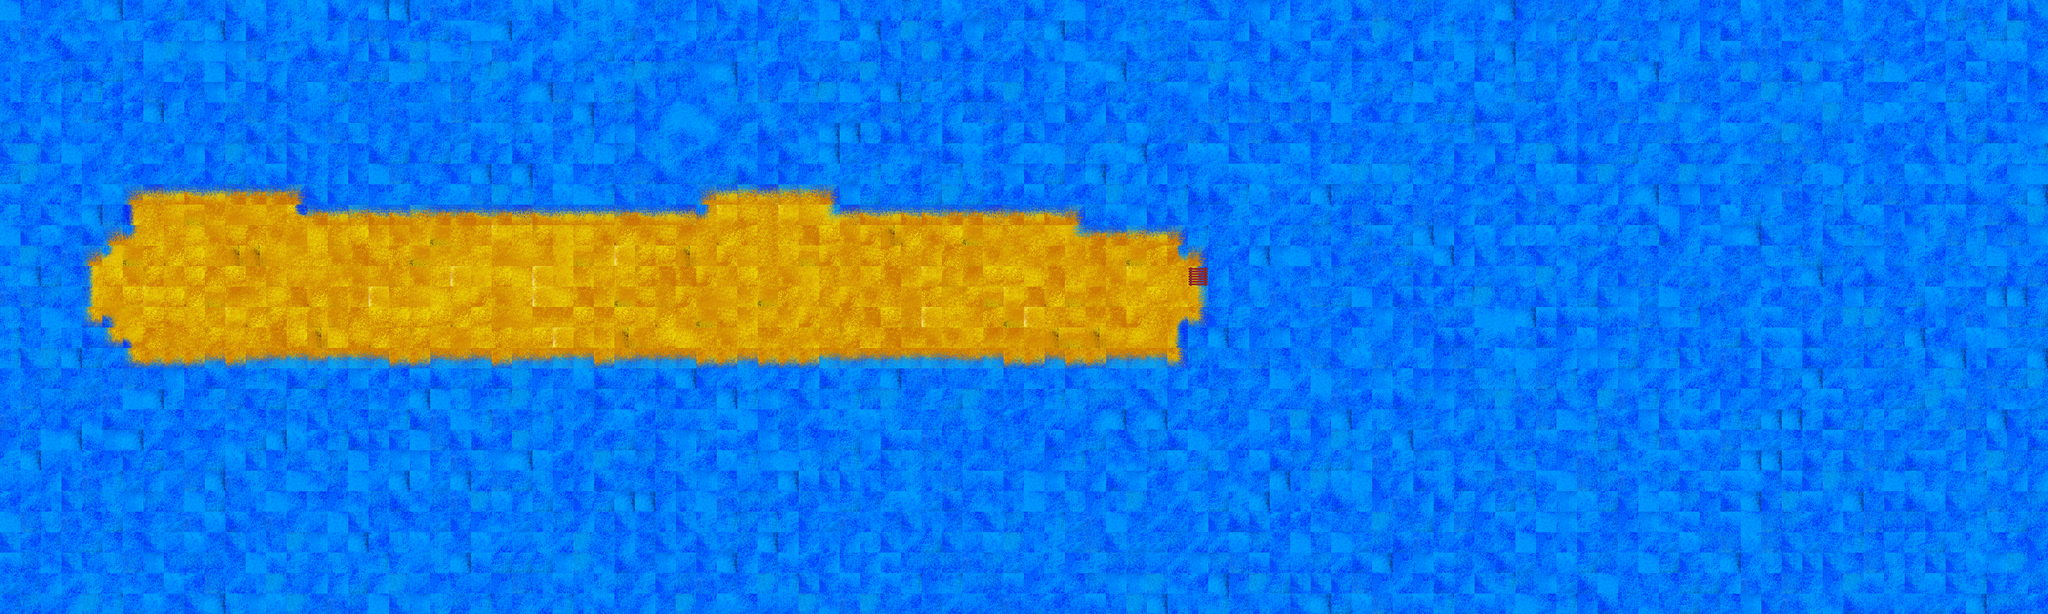

A level layout from a 2D game, rendered from its tile map. Below: a short description, then the map file with tile-grid data replaced by summaries:
An orthogonal 100x30 tile map with 32x32 px tiles, 2 tile layers (ground, objects) and 13 objects (start).

<map version="1.0" orientation="orthogonal" renderorder="right-down" width="100" height="30" tilewidth="32" tileheight="32" nextobjectid="21">
 <tileset firstgid="1" source="baseTiles.tsx" />
 <layer name="ground" width="100" height="30">
  <data>[3000 cells, 3000 non-empty, 94 distinct tile ids]</data>
 </layer>
 <layer name="objects" width="100" height="30">
  <data>[3000 cells, 1 non-empty, 1 distinct tile ids]</data>
 </layer>
 <objectgroup name="info">
  <object id="3" name="start" x="321.56" y="417.56" width="23.8367" height="24.7438">
   <properties>
    <property name="type" value="start" />
   </properties>
  </object>
  <object id="8" x="486.226" y="203.911" width="137.981" height="195.701">
   <properties>
    <property name="dir" type="int" value="2" />
    <property name="type" value="wave" />
    <property name="wtype" type="int" value="0" />
   </properties>
  </object>
  <object id="10" x="485.68" y="456.82" width="137.981" height="195.701">
   <properties>
    <property name="dir" type="int" value="0" />
    <property name="type" value="wave" />
    <property name="wtype" type="int" value="0" />
   </properties>
  </object>
  <object id="11" x="679.86" y="465.327" width="137.981" height="195.701">
   <properties>
    <property name="dir" type="int" value="0" />
    <property name="offset" type="int" value="6" />
    <property name="type" value="wave" />
    <property name="wtype" type="int" value="0" />
   </properties>
  </object>
  <object id="12" x="680.406" y="212.418" width="137.981" height="195.701">
   <properties>
    <property name="dir" type="int" value="2" />
    <property name="offset" type="int" value="6" />
    <property name="type" value="wave" />
    <property name="wtype" type="int" value="0" />
   </properties>
  </object>
  <object id="13" x="1067.58" y="210.296" width="137.981" height="173.387">
   <properties>
    <property name="dir" type="int" value="2" />
    <property name="offset" type="int" value="6" />
    <property name="type" value="wave" />
    <property name="wtype" type="int" value="0" />
   </properties>
  </object>
  <object id="14" x="869.668" y="528.016" width="137.981" height="154.26">
   <properties>
    <property name="dir" type="int" value="0" />
    <property name="type" value="wave" />
    <property name="wtype" type="int" value="0" />
   </properties>
  </object>
  <object id="15" x="1067.04" y="412.201" width="137.981" height="246.705">
   <properties>
    <property name="dir" type="int" value="0" />
    <property name="offset" type="int" value="6" />
    <property name="type" value="wave" />
    <property name="wtype" type="int" value="0" />
   </properties>
  </object>
  <object id="16" x="870.214" y="233.667" width="137.981" height="253.081">
   <properties>
    <property name="dir" type="int" value="2" />
    <property name="type" value="wave" />
    <property name="wtype" type="int" value="0" />
   </properties>
  </object>
  <object id="17" x="1450.11" y="270.863" width="137.981" height="205.264">
   <properties>
    <property name="dir" type="int" value="2" />
    <property name="offset" type="int" value="6" />
    <property name="type" value="wave" />
    <property name="wtype" type="int" value="0" />
   </properties>
  </object>
  <object id="18" x="1255.39" y="496.139" width="137.981" height="195.701">
   <properties>
    <property name="dir" type="int" value="0" />
    <property name="type" value="wave" />
    <property name="wtype" type="int" value="0" />
   </properties>
  </object>
  <object id="19" x="1449.57" y="380.323" width="137.981" height="214.828">
   <properties>
    <property name="dir" type="int" value="0" />
    <property name="offset" type="int" value="6" />
    <property name="type" value="wave" />
    <property name="wtype" type="int" value="0" />
   </properties>
  </object>
  <object id="20" x="1255.93" y="243.23" width="137.981" height="230.766">
   <properties>
    <property name="dir" type="int" value="2" />
    <property name="type" value="wave" />
    <property name="wtype" type="int" value="0" />
   </properties>
  </object>
 </objectgroup>
</map>